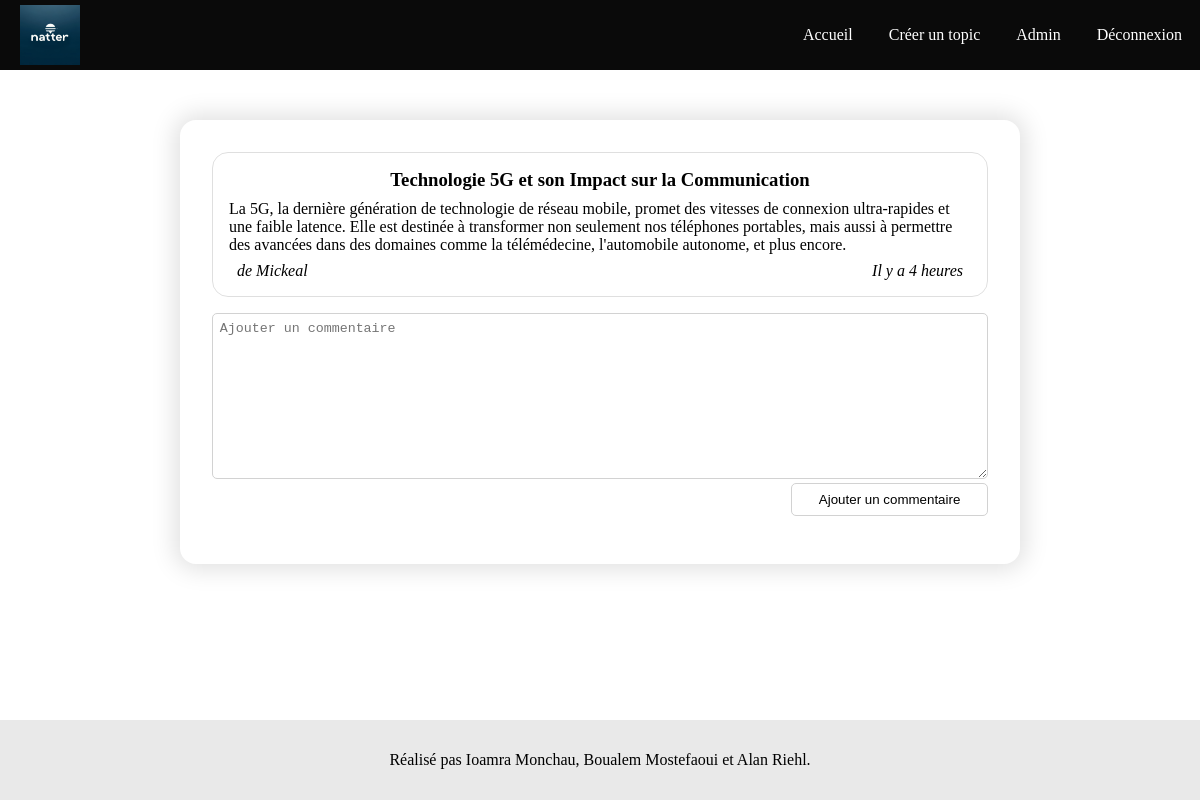
Page /view-topic.php?id=25 (signed in) on the committed database.
### tables this page shows
CREATE TABLE `topic` (
  `id_topic` int(11) NOT NULL,
  `title_topic` varchar(255) DEFAULT NULL,
  `message_topic` text DEFAULT NULL,
  `date_topic` varchar(16) DEFAULT NULL,
  `id_user` int(11) DEFAULT NULL
);

CREATE TABLE `user` (
  `id_user` int(11) NOT NULL,
  `mail_user` varchar(320) NOT NULL,
  `pseudo_user` varchar(16) NOT NULL,
  `password_user` varchar(64) NOT NULL,
  `role_user` tinyint(1) NOT NULL DEFAULT 0
);

### includes/functions/format-date-diff.php (called while the page is built, shortened)
<?php
function formatDateDiff($date) {
    $diff = time() - DateTime::createFromFormat('d/m/Y H:i', $date)->getTimestamp();
    $oneMinute = 60;
    $oneHours = 60 * 60;
    $oneDay = 60 * 60 * 24;
    $oneMonth = 60 * 60 * 24 * 30;
    $oneYear = 60 * 60 * 24 * 365;
    $res = "il y a moins d'une minute";
    $diff > $oneMinute && $res = "Il y a 1 minute";
    $diff > $oneMinute * 2 && $res = "Il y a ".round($diff / $oneMinute)." minutes";
    $diff > $oneHours && $res = "Il y a 1 heure";
    $diff > $oneHours * 2 && $res = "Il y a ".round($diff / $oneHours)." heures";
    $diff > $oneDay && $res = "Il y a 1 jour";
    $diff > $oneDay * 2 && $res = "Il y a ".round($diff / $oneDay)." jours";
    $diff > $oneMonth && $res = "Il y a ".round($diff / $oneMonth)." mois";
    $diff > $oneYear && $res = "Il y a plus d'un ans";
    return $res;
}
?>

### view-topic.php (the view, shortened to what this page needs)
<?php
    require_once 'includes/bdd.php';
    require_once 'includes/functions/format-date-diff.php';
    $req = $bdd->prepare("SELECT title_topic, message_topic, date_topic, pseudo_user FROM topic INNER JOIN user ON topic.id_user = user.id_user WHERE id_topic = ".$_GET['id']);
    $req->execute();
    $topic = $req->fetch(PDO::FETCH_ASSOC);
?>
<!DOCTYPE html>
<html lang="fr">
<head>
    <?php require_once 'includes/head.php'; ?>
    <link rel="stylesheet" href="assets/css/view-topic.css">
</head>
<body onload="getComment(<?=$_GET['id']?>)">
    <?php
    require_once 'includes/nav.php';
    ?>
    <main>
        <section class="card-container">
            <article class="topic">
                <h3 class="topic-title"><?=nl2br(strip_tags($topic['title_topic']))?></h3>
                <section class="topic-content"><?=nl2br(strip_tags($topic['message_topic']))?></section>
                <section class="topic-author-and-date">
                    <i>de <?=nl2br(strip_tags($topic['pseudo_user']))?></i>
                    <i><?=nl2br(strip_tags(formatDateDiff($topic['date_topic'])))?></i>
                </section>
            </article>
            <section class="add-comment">
                <textarea name="content-comment" id="content-comment" rows="10" placeholder="Ajouter un commentaire"></textarea>
                <section class="container-btn-submit">
                    <button name="submit-comment" onclick="addComment(<?=$_GET['id']?>, <?=$_SESSION['id']?>)">Ajouter un commentaire</button>
                </section>
            </section>
        </section>
    </main>
    <?php require_once "includes/footer.php" ?>
</body>
</html>

### assets/css/main.css (style rules this page uses)
* { padding: 0; margin: 0; box-sizing: border-box; }
body { padding-top: 120px; }
main { min-height: calc(100vh - 120px - 7em); }
main .card-container { width: 96%; margin-left: 2%; padding: 1em; box-shadow: 0 0 25px 5px rgba(0, 0, 0, 0.125); border-radius: 1rem; display: flex; flex-direction: column; align-items: center; }
@media (min-width: 600px) { main .card-container { width: 85%; margin-left: 7.5%; padding: 1.5em; } }
@media (min-width: 1200px) { main .card-container { width: 70%; margin-left: 15%; padding: 2em; } }

### assets/css/view-topic.css (style rules this page uses)
.topic { display: flex; flex-direction: column; margin-bottom: 1em; padding: 1em; border: 1px solid rgba(0, 0, 0, 0.125); border-radius: 1rem; width: 100%; }
.topic .topic-title { text-align: center; margin-bottom: 0.5em; }
.topic .topic-content { margin-bottom: 0.5em; width: 100%; }
.topic .topic-author-and-date { display: flex; flex-direction: row; justify-content: space-between; margin: 0 0.5em; }
.add-comment { width: 100%; margin-bottom: 1em; }
.add-comment textarea { width: 100%; border-radius: 5px; border: 1px solid rgb(210, 210, 210); outline: none; resize: vertical; padding: 0.5em; }
.add-comment .container-btn-submit { display: flex; justify-content: flex-end; }
.add-comment .container-btn-submit button { cursor: pointer; border-radius: 5px; background-color: transparent; border: 1px solid rgb(210, 210, 210); height: 2.5em; padding: 0 2em; }

### rows in the picture
topic: title_topic "Technologie 5G et son Impact sur la Communication", message_topic "La 5G, la dernière génération de technologie de réseau mobile, promet des vitesses de connexion ultra-rapides et une faible latence. Elle est destinée à transformer non seulement nos téléphones portables, mais aussi à permettre des avancées dans des domaines comme la télémédecine, l'automobile autonome, et plus encore.", id_user.pseudo_user "Mickeal", date_topic "Il y a 4 heures"
